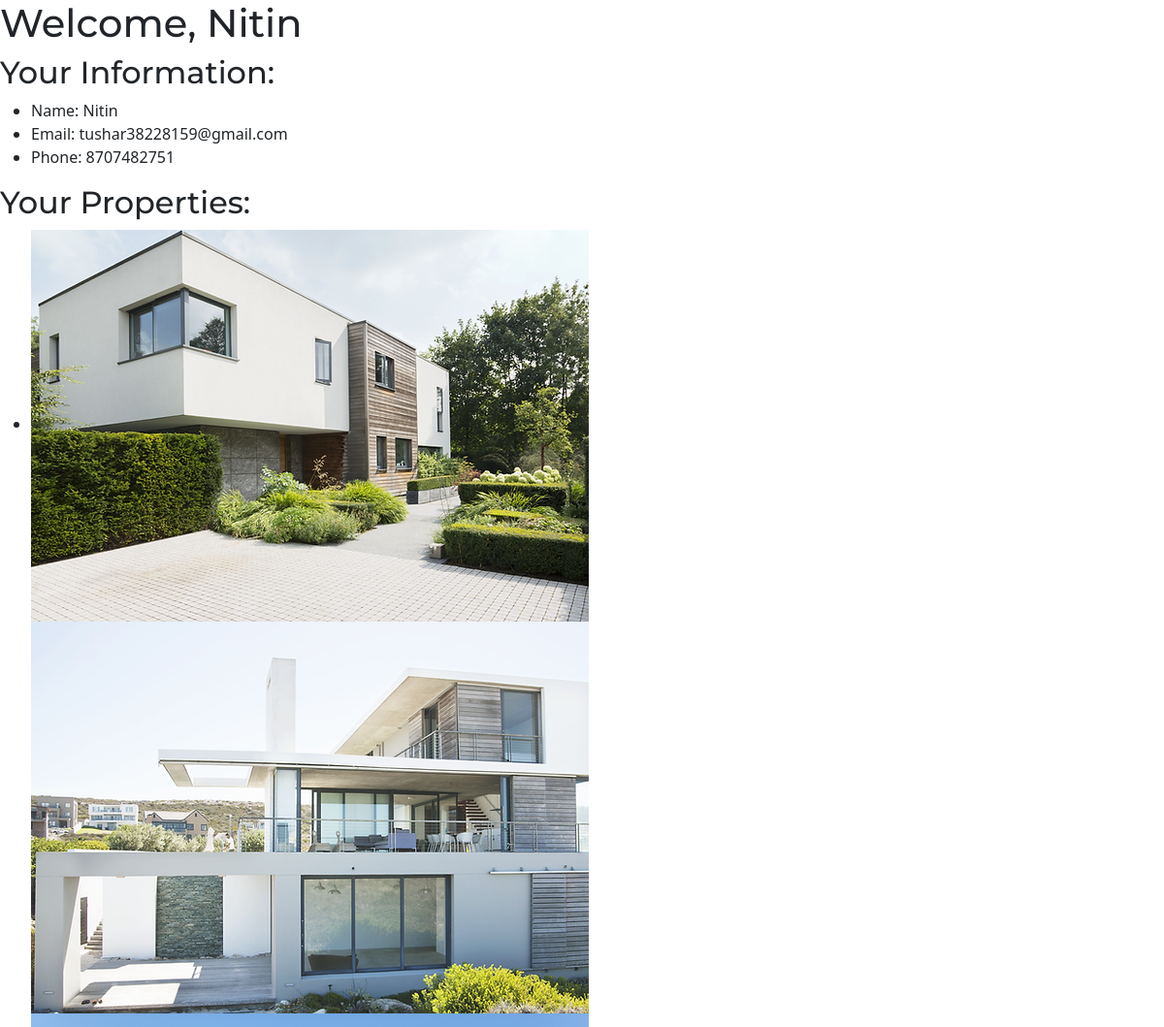
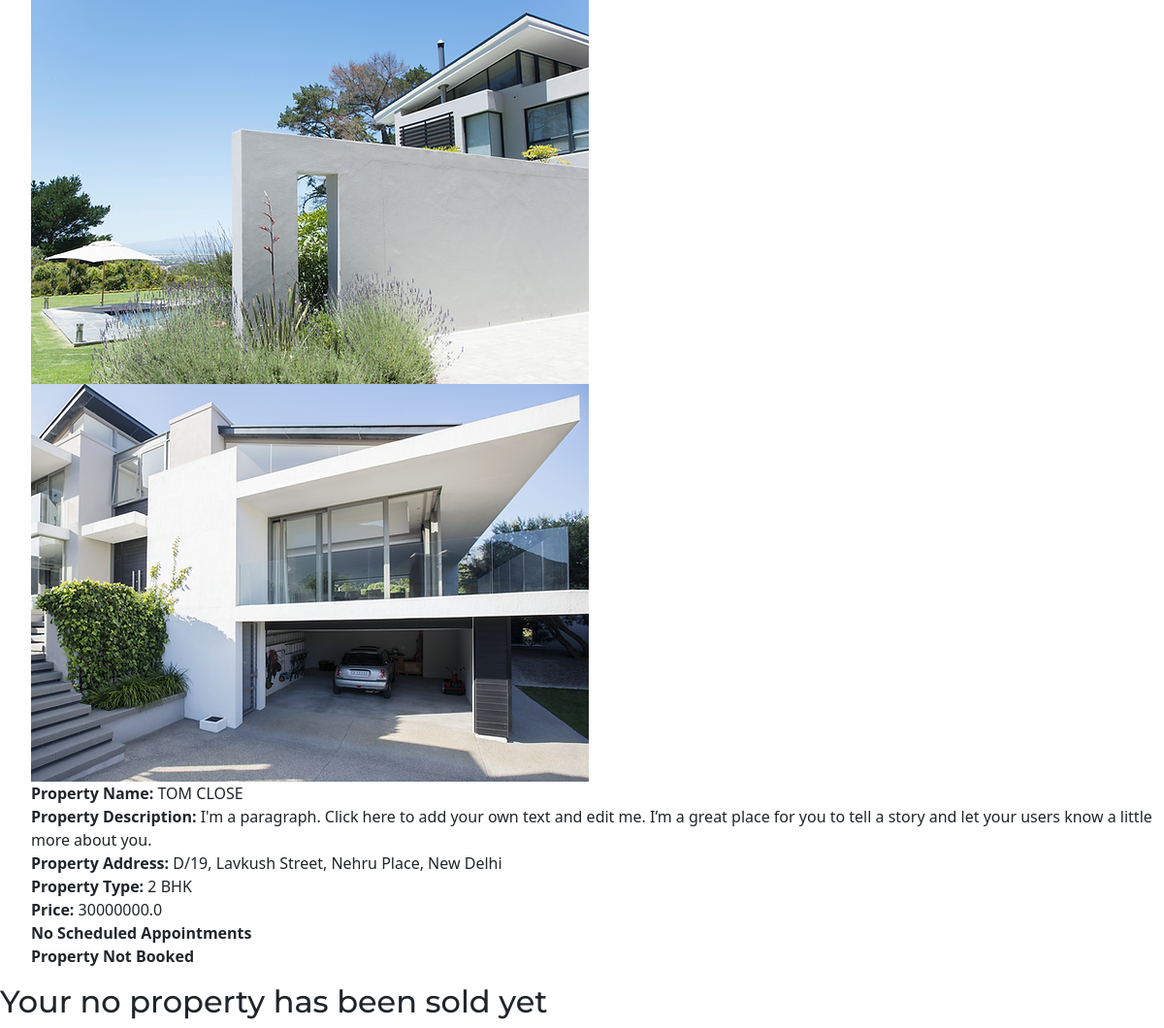
Screenshot of /owner_page (signed in) with the database file from the repository (2 pictures, top to bottom).
### app.py (models this page shows)
class Owner(db.Model):
    id = db.Column(db.String(6), primary_key=True, default=lambda: ''.join(secrets.choice(string.ascii_uppercase + string.digits) for _ in range(6)))
    owner_name = db.Column(db.String(100), nullable=False)
    email = db.Column(db.String(100), unique=True, nullable=False)
    phone = db.Column(db.String(10), unique=True, nullable=False)
    password = db.Column(db.String(128), nullable=False)
    photo = db.Column(db.String(200))

class Property(db.Model):
    id = db.Column(db.Integer, primary_key=True)
    owner_name = db.Column(db.String(100), db.ForeignKey('owner.owner_name'), nullable=False)
    address = db.Column(db.String(200), nullable=False)
    property_name = db.Column(db.String(100), nullable=False)
    property_description = db.Column(db.Text, nullable=False)
    property_size = db.Column(db.String(20), nullable=False)
    property_type = db.Column(db.String(50), nullable=False)
    price = db.Column(db.Float, nullable=False)
    image1 = db.Column(db.String(200))
    image2 = db.Column(db.String(200))
    image3 = db.Column(db.String(200))
    image4 = db.Column(db.String(200))

### app.py (the view)
@app.route('/owner_page')
def owner_page():
    if 'owner_id' not in session:
        return redirect(url_for('owner_login'))
    owner_id = session['owner_id']
    owner = Owner.query.get(owner_id)
    owner_properties = Property.query.filter_by(owner_name=owner.owner_name).all()
    owner_appointments = {}
    booked_properties = {}
    for property in owner_properties:
        appointments = Appointment.query.filter_by(property_id=property.id).all()
        owner_appointments[property] = appointments
        bookings = PropertyBooked.query.filter_by(pid=property.id).all()
        booked_properties[property] = bookings
    sold_properties = SoldProperty.query.filter_by(previous_owner=owner.owner_name).all()
    return render_template('owner_page.html', owner=owner, owner_properties=owner_properties,
                           owner_appointments=owner_appointments, booked_properties=booked_properties,
                           sold_properties=sold_properties, Client=Client)

### templates/owner_page.html (shortened to what this page needs)
<!DOCTYPE html>
<html lang="en">
<head>
    <link rel="stylesheet" type="text/css" href="{{ url_for('static', filename='css/index_css.css') }}" />
    <link href="https://cdn.jsdelivr.net/npm/bootstrap@5.3.0-alpha2/dist/css/bootstrap.min.css" rel="stylesheet">
    <link rel="stylesheet" href="https://use.fontawesome.com/releases/v5.15.4/css/all.css">
</head>
<body>
    <h1>Welcome, {{ owner.owner_name }}</h1>
    <h2>Your Information:</h2>
    <ul>
        <li>Name: {{ owner.owner_name }}</li>
        <li>Email: {{ owner.email }}</li>
        <li>Phone: {{ owner.phone }}</li>
    </ul>
    <h2>Your Properties:</h2>
    <ul>
        {% for property in owner_properties %}
            <li>
                {% for i in range(1, 5) %}
                    {% set image_attr = 'image' ~ i %}
                    {% if getattr(property, image_attr) %}
                        <img src="{{ getattr(property, image_attr) }}" alt="Property Image"><br>
                    {% endif %}
                {% endfor %}
                <strong>Property Name:</strong> {{ property.property_name }}<br>
                <strong>Property Description:</strong> {{ property.property_description }}<br>
                <strong>Property Address:</strong> {{ property.address }}<br>
                <strong>Property Type:</strong> {{ property.property_type }}<br>
                <strong>Price:</strong> {{ property.price }}<br>
                {% if owner_appointments[property] %}
                    <strong>Scheduled Appointments:</strong><br>
                    <ul>
                        {% for appointment in owner_appointments[property] %}
                            <li>
                                Client: {{ appointment.client_name }}<br>
                                Appointment Date: {{ appointment.appointment_date }}<br>
                                Appointment Time: {{ appointment.appointment_time }}<br>
                            </li>
                        {% endfor %}
                    </ul>
                {% else %}
                    <strong>No Scheduled Appointments</strong><br>
                {% endif %}
                {% if booked_properties[property] %}
                    <strong>Property Booked</strong><br>
                    <ul>
                        {% for booking in booked_properties[property] %}
                        <li>
                            {% set client = Client.query.get(booking.cid) %}
                            Booked by: {{ client.name }}<br>
                            Booking Date: {{ booking.booked_date }}<br>
                        </li>
                        {% endfor %}
                    </ul>
                {% else %}
                    <strong>Property Not Booked</strong><br>
                {% endif %}
            </li>
        {% endfor %}
    </ul>
</body>
</html>

### static/css/index_css.css (style rules this page uses)
* { margin: 0; padding: 0; box-sizing: border-box; }
body { font-family: "Montserrat-black", sans-serif; text-align: center; }
h1, h2, h3, h4, h5, h6 { font-family: "Montserrat", sans-serif; }

### rows the page displays
Owner: owner_name "Nitin", email "tushar38228159@gmail.com", phone "8707482751"
Property: property_name "TOM CLOSE", property_description "I'm a paragraph. Click here to add your own text and edit me. I’m a great place for you to tell a story and let your users know a little more about you.", address "D/19, Lavkush Street, Nehru Place, New Delhi", property_type "2 BHK", price "30000000.0"
